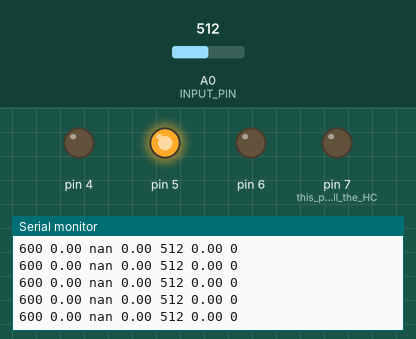
This sketch was run on a simulated Arduino Leonardo, built with avr-gcc and run on an emulated ATmega32U4. Parts: output pins drawn as LEDs (lit = HIGH), the last lines printed to the serial monitor. Inputs (shaded band) come from the test bench; at power-on: A0 (INPUT_PIN) = 512.

Above: at 1.2 s.
1.3 s: A0 (INPUT_PIN) set to 991
At 2.2 s:
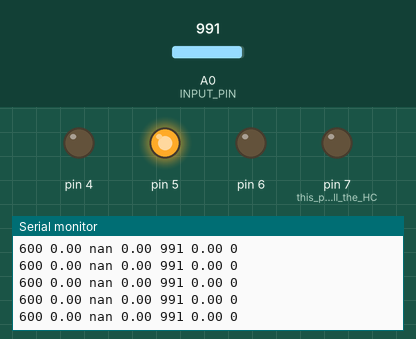
2.8 s: A0 (INPUT_PIN) set to 1011
At 3.6 s:
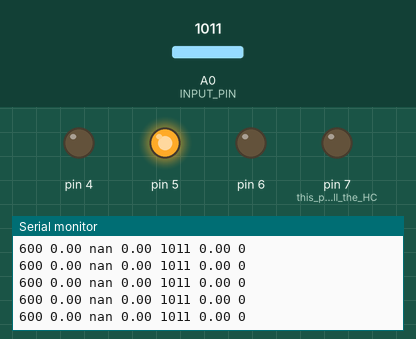
Timing chart, 0 to 5.8 s (numbered marks = the images above; inputs shaded):
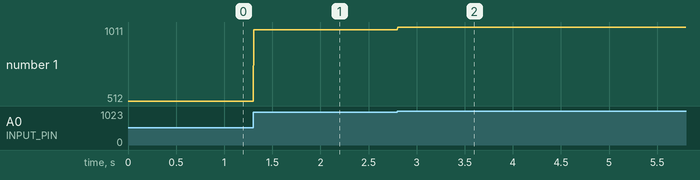

Measured:
- after the input at 1.3 s, the serial monitor: prints a new line at once (image 1)
- after the input at 2.8 s, the serial monitor: prints a new line at once (image 2)
- plotted number 1: 512 → 991 after the input at 1.3 s, 991 → 1011 after the input at 2.8 s

The sketch:

board_code_v1.0_phone.ino
```cpp
/*
Phone version (Bluetooth)

1. Arduino leonardo board
2. APP

*/

#include <SoftwareSerial.h>
SoftwareSerial MyBlue(9, 10); // RX | TX

#define DATA_num 32
#define SAMPLE_FREQ 4
#define INPUT_PIN 18
#define DEL 2

const int ref=400;
unsigned int flag=0,bb=0,bbo=0;
int owo=0,owo1=0;
int data[DATA_num]={0};
int r=0,r1=0;
int v0=0,v1=0,v2=0,v3=0;
int sum=0;
float RR=0;
int samp0=0,samp1=0;
int count=0,flag1=0;
int owo3=0,owo4=0;
int inp;
int flag2=0;

//auto gain control
int adc_value=0;
int increase=0,decrease=0;
int samp2=0,samp3=0;
int adc_arry[500];
int adc_times=0;
int up=0,down=0;
int gain=2;//===================

//RR input
float RR_interval[DATA_num];
float delta_RR[DATA_num-2*DEL];
float new_RR[DATA_num-2*DEL];
int index=0;
int HR_RR[5];
int HR_times=0;
int HR_sum=600;

//alarm
int times=0;
int alarm=0;

//BT
int bt_counter=0;
int bt_counter1=0;

//FFT
int fft_data[16]={0};
float f_peaks[5]; // top 5 frequencies peaks in descending order
byte sine_data [91]=
{
0,
4,    9,    13,   18,   22,   27,   31,   35,   40,   44,
49,   53,   57,   62,   66,   70,   75,   79,   83,   87,
91,   96,   100,  104,  108,  112,  116,  120,  124,  127,
131,  135,  139,  143,  146,  150,  153,  157,  160,  164,
167,  171,  174,  177,  180,  183,  186,  189,  192,  195,       //Paste this at top of program
198,  201,  204,  206,  209,  211,  214,  216,  219,  221,
223,  225,  227,  229,  231,  233,  235,  236,  238,  240,
241,  243,  244,  245,  246,  247,  248,  249,  250,  251,
252,  253,  253,  254,  254,  254,  255,  255,  255,  255
};

//============================================
void setup()
{
  pinMode(6,OUTPUT);
  pinMode(5, OUTPUT);
  pinMode(4, OUTPUT);

  digitalWrite(6,(gain/1)%2);//LSB
  digitalWrite(5,(gain/2)%2);
  digitalWrite(4,(gain/4)%2);//MSB


  pinMode(INPUT_PIN, INPUT);
  pinMode(7, OUTPUT); // this pin will pull the HC-05 pin 34 (key pin) HIGH to switch module to AT mode
  digitalWrite(7, LOW);
  Serial.begin(115200);
  MyBlue.begin(9600);

}

void loop()
{
  adc_value=analogRead(INPUT_PIN);

  samp2=millis();
  if(samp2-samp3>=10){
    samp3=samp2;
    adc_arry[adc_times++]=adc_value;
  }


  //BT connection
  if (MyBlue.available()){
    Serial.write(MyBlue.read());
  }
  if (Serial.available()){
    MyBlue.write(Serial.read());

  }
  //=================================
  if(adc_value>ref){
    v3=adc_value;
    if((v3<v2)&&(v2<v1)){  //&&(v1<v0)
        flag=1;
      }
    v0=v1;
    v1=v2;
    v2=v3;
  }

  if(flag==1&&adc_value>ref){
    bb++;
  }

  if(adc_value<ref){
    flag=0;
    v0=0;
    v1=0;
    v2=0;
  }

  if(bbo!=bb){
    bbo=bb;
    r1=millis();
  }

  RR=r1-r;
  r=r1;

  if(index>=DATA_num){
    index=0;
    //calculate RR
    sort(RR_interval, DATA_num);
    delete_data(RR_interval, DATA_num);
    fill_RR(new_RR, delta_RR, DATA_num-2*DEL);
  }

  if(HR_times>=5){
    HR_sum=HR_RR[0]+HR_RR[1]+HR_RR[2]+HR_RR[3]+HR_RR[4];
    HR_sum/=5;
    HR_times=0;
  }

  if(RR<100&&RR!=0){
    sum+=RR;
  }
  if(RR>100){
    RR+=sum;
    sum=0;
    RR_interval[index++] = RR;
    HR_RR[HR_times++]=RR;

  }
  if(RR<100){
    RR=0;
  }


  //judgment
  float mean  = Mean(new_RR, DATA_num-2*DEL);
  float sdnn  = SDNN(new_RR, DATA_num-2*DEL);
  float cv    = CV(new_RR, DATA_num-2*DEL);
  float rmssd = RMSSD(new_RR, delta_RR, DATA_num-2*DEL);
  //float sdsd  = SDSD(new_RR, delta_RR, DATA_num-2*DEL);


  //BT
  // frequency to data number table
  //  5   0.63Hz
  //  6   0.75Hz
  //  7   0.88Hz
  //  8   1.00Hz
  //  9   1.12Hz
  //  10  1.25Hz
  //  11  1.37Hz
  //  12  1.50Hz

  bt_counter=millis();
  if(bt_counter-bt_counter1>=100){
    bt_counter1=bt_counter;

    priint(adc_value);

    MyBlue.print(",");

    priint(HR_sum);

    MyBlue.print(",");

    priint(sdnn);

    MyBlue.print(",");

    priint(rmssd);

    MyBlue.print(",");

    priint(cv*100);

    MyBlue.print(",");

    priint(alarm);
    //=====================
//    for(int i=5;i<=12;i++){
//
//      MyBlue.print(",");
//
//      priint(fft_data[i]);
//
//    }


    MyBlue.print(" ");

    //MyBlue.println("");

  }


  //Serial


  Serial.print(HR_sum);
  Serial.print(" ");
  Serial.print(sdnn);
  Serial.print(" ");
  Serial.print(cv*100);
  Serial.print(" ");
  Serial.print(rmssd);
  Serial.print(" ");
  //Serial.print(sdsd);
  //Serial.print(" ");


  Serial.print(adc_value);
  Serial.print(" ");
  Serial.print(RR);
  Serial.print(" ");
  Serial.print(alarm);
  Serial.print(" ");

  Serial.println("");

  //alarm
  if(RR!=0){
    count++;
  }
  if(RR>=1600){
    flag1=1;
  }

  owo3=millis();
  if(owo3-owo4>=5000){
    owo4=owo3;
    adc_times=0;
    decrease=0;
    increase=0;
    up=0;
    down=0;
//    for(int i=0;i<=500;i++){
//      if((adc_arry[i]>=650)||(adc_arry[i]<=100)){
//        up++;
//      }
//      if((adc_arry[i]>=320)&&(adc_arry[i]<=370)){
//        down++;
//      }
//    }
//    if(up>=250){
//      decrease=100;
//
//    }
//    if(down>=350){
//      increase=110;
//
//    }
//    if(decrease==100){
//      //gain++;
//    }
//    if(increase==110){
//      //gain--;
//    }
//
//    if(gain>=7){
//      gain=7;
//    }
//    if(gain<=0){
//      gain=0;
//    }
    //======alarm

    if((count<=4)||(count>=13)||(flag1==1)){ //||(increase==110)
      alarm=200;
    }

    else{
      alarm=0;
    }
    count=0;
    flag1=0;
    //=====auto gain control


  }

  //FFT
  samp0=millis();
  if(samp0-samp1>=250){
    data[owo]=adc_value;
    owo++;
    samp1=samp0;
  }

  if(owo>=DATA_num){
    owo=0;
    FFT(data, DATA_num, SAMPLE_FREQ);
  }


}


//self-defined func.========================================================================
void priint(int x){
    if(x<100&&x>=10){
      MyBlue.print("0");
    }
    if(x<10){
      MyBlue.print("00");
    }
    if(x>999){
      x=999;
    }
    if(x<=0){
      x=1;
    }
    MyBlue.print((int)x, DEC);
}

void fill_RR(float *RR, float *delta_RR, int sz){
    int i;
    for(i=0;i<sz-1;i++){
        delta_RR[i] = RR[i+1]-RR[i]; // 計算RR差值 = RR[i+1]-RR[i]
    }
}

float Mean(float *RR, int sz){
    float sum=0.0;
    int N=sz;
    while(sz>0){
        sum+=RR[sz-1];
        sz--;
    }

    return sum/N;
}

float SDNN(float *RR, int sz){
    float sum=0.0;
    float avg = Mean(RR, sz);
    int N=sz;
    while(sz>0){
        sum+=(RR[sz-1]-avg)*(RR[sz-1]-avg);
        sz--;
    }

    return sqrt(sum/(N-1));
}

float CV(float *RR, int sz){
    return SDNN(RR, sz)/Mean(RR, sz);
}

float RMSSD(float *RR, float *delta_RR, int sz){
    float sum=0.0;
    int i;
    int N=sz;

    fill_RR(RR, delta_RR, sz);
    for(i=0;i<sz-1;i++){
        sum+= delta_RR[i]*delta_RR[i];
    }

    return sqrt(sum/N);
}

/*
float SDSD(float *RR, float *delta_RR, int sz){
    int i;
    float sum=0.0;
    int N=sz;

    for(i=0;i<sz-1;i++){ //*
        sum+= (delta_RR[i]-Mean(delta_RR, N))*(delta_RR[i]-Mean(delta_RR, N));
    }

    return sqrt(sum/(N-1));
}
*/
void sort(float *a, int sz){
    int i,j,tmp;
    for(i=1;i<sz;i++){
        j=i;
        tmp=a[j];
        while(j>0 && a[j-1]>tmp){
            a[j] = a[j-1];
            j--;
        }
        a[j] = tmp;
    }
}

void delete_data(float *RR, int sz){
    int i;
    for(i=DEL;i<sz-DEL;i++) new_RR[i-DEL] = RR[i];
}

float FFT(int in[], int N, float Frequency)
{

unsigned int data[12]={1,2,4,8,16,32,64,128,256,512,1024,2048}; //2^n, n: index
int a,c1,f,o,x;

      a=N;   // 取樣多少點
      for(int i=0;i<12;i++)                 //calculating the levels
         { if(data[i]<=a){o=i;} } //o : the degree of 2 (approximation)

int in_ps[data[o]]={0};     //input for sequencing --> data[o] -> 一次抓取的資料點數量 (=N)

// FFT 轉換完出來會是N點的複數( Re + Im )
float out_r[data[o]]={};   //real part of transform
float out_im[data[o]]={};  //imaginory part of transform

    x=0;
    for(int b=0;b<o;b++)                     // bit reversal (Rader's algorithm)
    {
      c1=data[b];//1 2 4 8 .. (2^b)
      f=data[o]/(c1+c1);
          for(int j=0;j<c1;j++)
          {
            x=x+1;
            in_ps[x]=in_ps[j]+f;
          }
    }


    for(int i=0;i<data[o];i++)            // update input array as per bit reverse order
    {
      if(in_ps[i]<a)
      {out_r[i]=in[in_ps[i]];}
      if(in_ps[i]>a)
      {out_r[i]=in[in_ps[i]-a];}
    }


int i10,i11,n1;
float e,c,s,tr,ti;

    for(int i=0;i<o;i++)                                    //fft
    {
     i10=data[i];              // overall values of sine/cosine  :
     i11=data[o]/data[i+1];    // loop with similar sine cosine:
     e=360/data[i+1];
     e=0-e;
     n1=0;

        for(int j=0;j<i10;j++)
        {
          c=cosine(e*j);
          s=sine(e*j);
          n1=j;

          for(int k=0;k<i11;k++)
          {
            tr=c*out_r[i10+n1]-s*out_im[i10+n1];
            ti=s*out_r[i10+n1]+c*out_im[i10+n1];

            out_r[n1+i10]=out_r[n1]-tr;
            out_r[n1]=out_r[n1]+tr;

            out_im[n1+i10]=out_im[n1]-ti;
            out_im[n1]=out_im[n1]+ti;

            n1=n1+i10+i10;
          }
        }
     }

//---> here onward out_r contains amplitude and our_in conntains frequency (Hz)
  for(int i=0;i<data[o-1];i++)               // getting amplitude from complex number
  {
    out_r[i]=sqrt(out_r[i]*out_r[i]+out_im[i]*out_im[i]); // to  increase the speed delete sqrt (magnitude)
    out_im[i]=i*Frequency/N; // 分到的頻率 --> 取點 ( Fn=(n-1)*Fs/N )

      if(out_im[i]==0);
      else{
        Serial.print(out_im[i]);
        Serial.print("Hz"); // ~ 取樣精度 (x-axis)
        //Serial.print("\t");                            // un comment to print freuency bin
        Serial.print((int)out_r[i]/100);
        Serial.print("  ");
        fft_data[i]=out_r[i]/100;

      }
  }
  //Serial.println("=============");

  // peak detection
  x=0;
  for(int i=1;i<data[o-1]-1;i++)
  {
    if(out_r[i]>out_r[i-1] && out_r[i]>out_r[i+1])
    {
      in_ps[x]=i;    //in_ps array used for storage of peak number
      x=x+1;
    }
  }

  s=0;
  c=0;
  for(int i=0;i<x;i++)             // re arraange as per magnitude
  {
    for(int j=c;j<x;j++)
    {
        if(out_r[in_ps[i]]<out_r[in_ps[j]])
        {
          s=in_ps[i];
          in_ps[i]=in_ps[j];
          in_ps[j]=s;
        }
    }
    c=c+1;
  }

  for(int i=0;i<5;i++)     // updating f_peak array (global variable)with descending order
  {
    f_peaks[i]=out_im[in_ps[i]];
  }
}

float sine(int i)
{
  int j=i;
  float out;
  while(j<0){j=j+360;}
  while(j>360){j=j-360;}
  if(j>-1   && j<91){out= sine_data[j];}
  else if(j>90  && j<181){out= sine_data[180-j];}
  else if(j>180 && j<271){out= -sine_data[j-180];}
  else if(j>270 && j<361){out= -sine_data[360-j];}
  return (out/255);
}

float cosine(int i)
{
  int j=i;
  float out;
  while(j<0){j=j+360;}
  while(j>360){j=j-360;}
  if(j>-1   && j<91){out= sine_data[90-j];}
  else if(j>90  && j<181){out= -sine_data[j-90];}
  else if(j>180 && j<271){out= -sine_data[270-j];}
  else if(j>270 && j<361){out= sine_data[j-270];}
  return (out/255);
}
```
